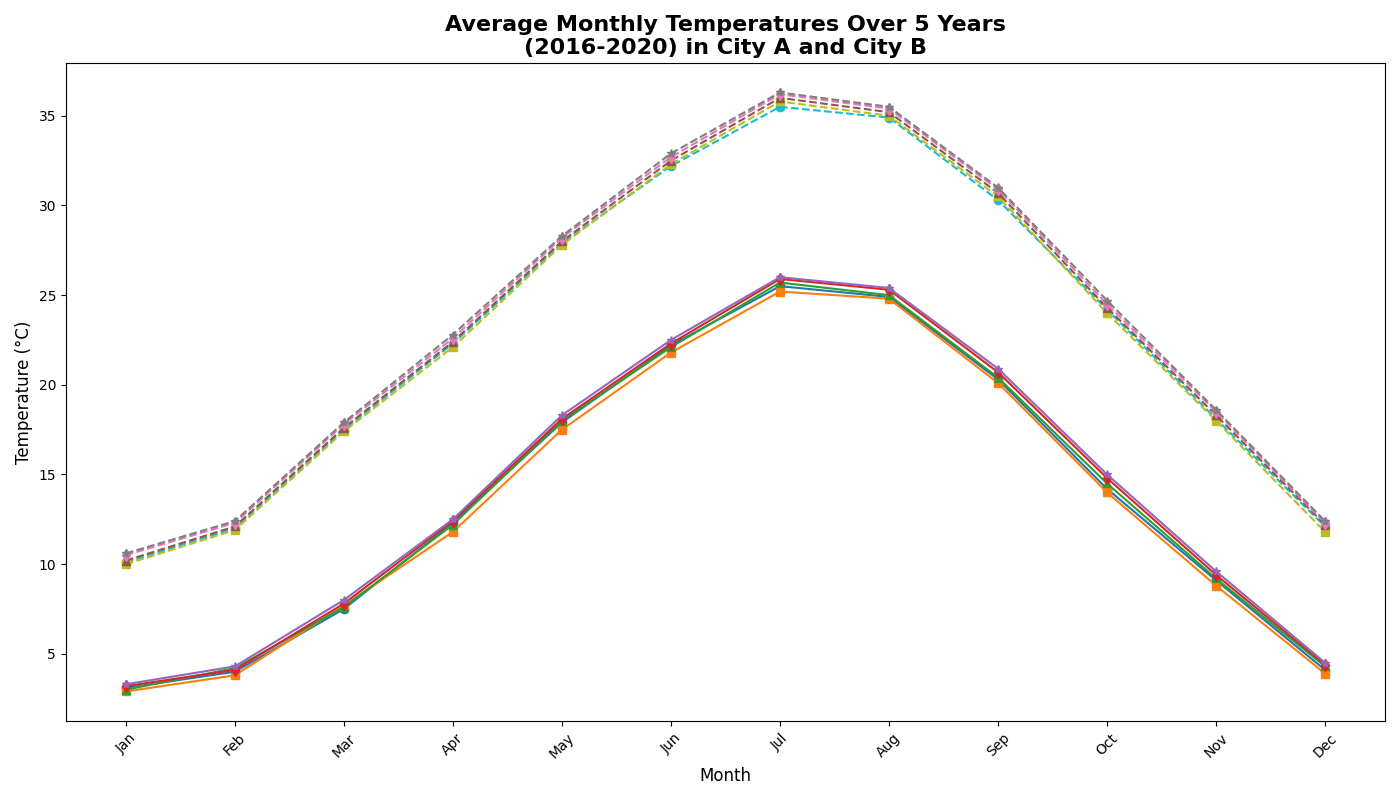

Recreate this plot in Python.
import matplotlib.pyplot as plt
import numpy as np

months = np.array(['Jan', 'Feb', 'Mar', 'Apr', 'May', 'Jun', 'Jul', 'Aug', 'Sep', 'Oct', 'Nov', 'Dec'])

city_a_2016 = np.array([3.1, 4.0, 7.5, 12.3, 17.9, 22.2, 25.5, 24.9, 20.3, 14.2, 9.1, 4.1])
city_a_2017 = np.array([2.9, 3.8, 7.7, 11.8, 17.5, 21.8, 25.2, 24.8, 20.1, 14.0, 8.8, 3.9])
city_a_2018 = np.array([3.0, 4.2, 7.6, 12.2, 18.0, 22.1, 25.7, 25.0, 20.4, 14.5, 9.2, 4.3])
city_a_2019 = np.array([3.2, 4.1, 7.8, 12.4, 18.1, 22.3, 25.9, 25.3, 20.7, 14.8, 9.4, 4.4])
city_a_2020 = np.array([3.3, 4.3, 8.0, 12.5, 18.3, 22.5, 26.0, 25.4, 20.9, 15.0, 9.6, 4.5])

city_b_2016 = np.array([10.1, 12.0, 17.5, 22.3, 27.9, 32.2, 35.5, 34.9, 30.3, 24.2, 18.1, 12.1])
city_b_2017 = np.array([10.0, 11.9, 17.4, 22.1, 27.8, 32.3, 35.8, 35.0, 30.5, 24.0, 18.0, 11.8])
city_b_2018 = np.array([10.2, 12.1, 17.6, 22.4, 28.0, 32.5, 36.0, 35.2, 30.7, 24.3, 18.3, 12.2])
city_b_2019 = np.array([10.5, 12.3, 17.8, 22.6, 28.2, 32.7, 36.2, 35.4, 30.9, 24.5, 18.5, 12.3])
city_b_2020 = np.array([10.6, 12.4, 17.9, 22.8, 28.3, 32.9, 36.3, 35.5, 31.0, 24.7, 18.6, 12.4])

plt.figure(figsize=(14, 8))

plt.plot(months, city_a_2016, marker='o', color='#1f77b4')
plt.plot(months, city_a_2017, marker='s', color='#ff7f0e')
plt.plot(months, city_a_2018, marker='^', color='#2ca02c')
plt.plot(months, city_a_2019, marker='d', color='#d62728')
plt.plot(months, city_a_2020, marker='*', color='#9467bd')

plt.plot(months, city_b_2016, marker='o', linestyle='dashed', color='#17becf')
plt.plot(months, city_b_2017, marker='s', linestyle='dashed', color='#bcbd22')
plt.plot(months, city_b_2018, marker='^', linestyle='dashed', color='#8c564b')
plt.plot(months, city_b_2019, marker='d', linestyle='dashed', color='#e377c2')
plt.plot(months, city_b_2020, marker='*', linestyle='dashed', color='#7f7f7f')

plt.title("Average Monthly Temperatures Over 5 Years\n(2016-2020) in City A and City B", fontsize=16, fontweight='bold')
plt.xlabel('Month', fontsize=12)
plt.ylabel('Temperature (°C)', fontsize=12)
plt.xticks(rotation=45)

plt.tight_layout()
plt.show()
